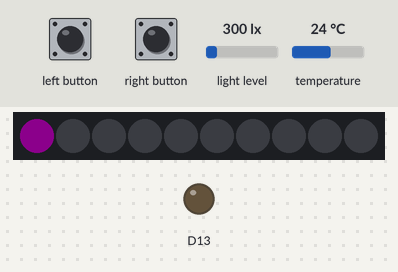
A sketch run on a simulated Adafruit Circuit Playground Express. On the bench: 10 RGB LEDs in strip order, left to right, output pins drawn as LEDs (lit = HIGH). The inputs (shaded band) are chosen by the test bench; at power-on: temperature 24 °C, light level 300 lx. Dim RGB values are drawn brighter than linear.

Above: at 1.2 s.
1.3 s: temperature set to 12 °C
At 1.46 s:
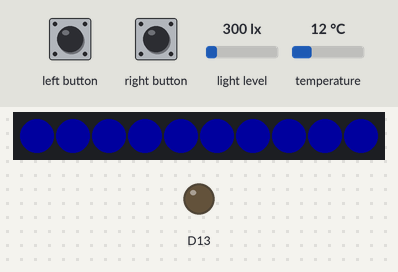
3.1 s: temperature set to 19 °C
At 4.4 s:
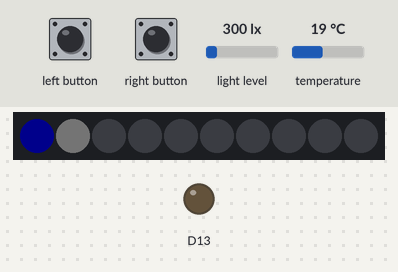
6.1 s: left button pressed for 0.15 s
At 7.1 s:
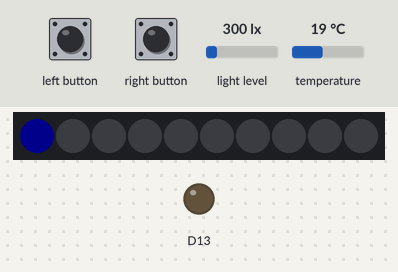
9.2 s: temperature set to 41 °C
At 9.38 s:
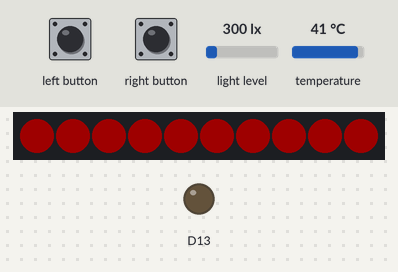
11.4 s: temperature set to 28 °C
At 11.9 s:
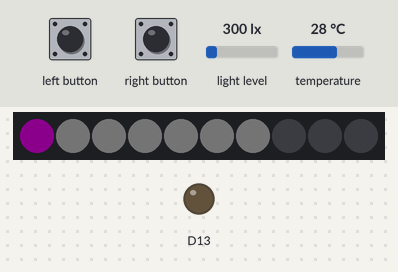
14.4 s: temperature set to 33 °C
At 15.1 s:
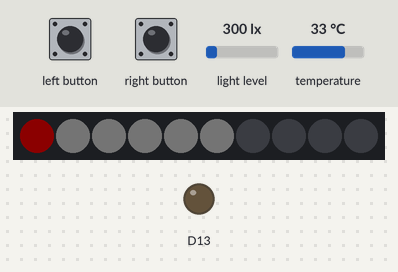
Timing chart, 0 to 17.4 s (numbered marks = the images above; inputs shaded):
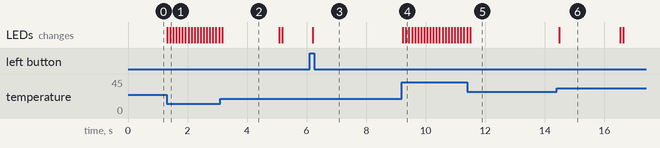

Measured:
- after the input at 1.3 s, the LEDs: first change at once (image 1 shows a later state)
- after the input at 3.1 s, the LEDs: change after 0.06 s (image 2)
- after the input at 6.1 s, the LEDs: change after 0.10 s (image 3)
- after the input at 11.4 s, the LEDs: change after 0.09 s (image 5)
- after the input at 14.4 s, the LEDs: change after 0.08 s (image 6)
- what the display in image 2 shows lasts 1.9 s, from 3.2 s to 5.1 s
- what the display in image 6 shows lasts 2.0 s, from 14.5 s to 16.5 s

The sketch:

PlaygroundTempSensor.ino
```cpp
#include <Adafruit_CircuitPlayground.h>

#define RAISE_LIGHT_BY 2
#define LOWER_LIGHT_BY 2
#define TRIGGER_LIGHT 120
#define TRIGGER_SOUND_HI 350
#define TRIGGER_SOUND_LO 320

const int brightness = 30;

uint8_t blinkoff=0;
int  tempAdjust = -5;  // calibrated based on my household thermostat
int delayCount = 0;
bool lastLeftBtn = false;
bool lastRightBtn = false;


void setup() {
  CircuitPlayground.begin();
  CircuitPlayground.setBrightness(brightness);
  CircuitPlayground.clearPixels();
  CircuitPlayground.redLED(false);

}

void loop() {

  float temp =  CircuitPlayground.temperatureF()  ;		// grab the temperature value from the temp sensor
  uint8_t leftBtn = CircuitPlayground.leftButton();		// adjust temp value by -1 degree
  uint8_t rightBtn = CircuitPlayground.rightButton();	// adjust temp value by +1 degree
  uint16_t soundValue = CircuitPlayground.soundSensor();
  uint16_t lightValue = CircuitPlayground.lightSensor(); // between 0 and 1023
  uint16_t red,green,blue;		// RGB value that indicates temperature range
  uint16_t ured,ugreen,ublue;   // actual RGB value that gets used
  bool     blink = false;		// start blinking the entire array of neoPixels
  uint16_t digitTemp = 0;
  uint16_t utemp;				// singles digit


  /*
  ** Adjust the sensor value up or down to help calibrate it
  */

  if ( leftBtn && !lastLeftBtn ) {
    tempAdjust--;
    delayCount=0;
  } else if ( rightBtn && !lastRightBtn) {
    tempAdjust++;
    delayCount=0;
  }
  temp += tempAdjust;

  //
  // check to see if a person wants to override the 10 second sleep mode
  //
  if ( delayCount > 5000) // if we are in low-power mode (ie - turn off all the neoPixels)
  {
      if ( lightValue> TRIGGER_LIGHT || soundValue>TRIGGER_SOUND_HI || soundValue < TRIGGER_SOUND_LO ) {
          delayCount = 0;  // this re-enables the temp lights again
      }
  }


  //
  // You can calibrate the temp reading by using either the LEFT button to decrease the value
  // or the RIGHT button to increase the value. Just look at an accurate temp gauge and
  // adjust yours to match it
  //
  lastLeftBtn = leftBtn;
  lastRightBtn = rightBtn;

  //
  // Each temp range has it's own color
  // < 60 is blinking blue - all lights blink
  // < 70 is solid blue
  // < 80 is purple
  // < 90 is red
  // > 89 is blinking red - all lights blink
  //
  if ( temp < 60.0 )
  {
    red = 0;  green = 0;  blue = 255;
    digitTemp = 9;   // turn on all neoPixels
    blink = true;
  }
  else if ( temp < 70.0 )
  {
     // 60's  60s = BLUE
     red = 0;   green = 0;  blue = 100;
     blink = false;
     blinkoff = false;
     utemp = (uint16_t) temp;
     digitTemp = utemp % 60;
  }
  else if ( temp < 80.0 )
  {
     // 70's  70s = PURPLE
     red = 100;  green = 0;  blue = 100;
     blink = false;
     blinkoff = false;
     utemp = (uint16_t) temp;
     digitTemp = utemp % 70;
  }
  else if ( temp < 90.0 )
  {
     // 80's  80s = RED
     red = 100;  green = 0; blue = 0;
     blink = false;
     blinkoff = false;
     utemp = (uint16_t) temp;
     digitTemp = utemp % 80;
  }
  else
  {
    blink = true;
    digitTemp = 9; // Turn on all the neoPixels
    red = 255;  green = 0; blue = 0;
  }

  if (  blink) blinkoff = ! blinkoff;
  if ( !blink) blinkoff = false;

  if ( blink && blinkoff )
  {
      red = 0; green = 0; blue = 0;
  }

  if ( delayCount < 5000 )
  {

      // it's ok to show the temp now - we show it for 5 seconds, then turn it off for 10 seconds to conserve power

      CircuitPlayground.clearPixels(); // erase all first

      if ( !  ( blink && blinkoff) ) // see if we are in blinking mode or normal mode
      {
          for ( uint16_t n = 0; n <= digitTemp ; n++)
          {
            // we light up the first neo-pixel to indicate the tens unit based on colors

            if ( n < 1 || blink ) {
              ured = red;  ublue = blue; ugreen = green;
            }
            else
            {
              // we light up the digit units by the number of neo-pixels lit up as white/gray (ie. not the color indicator)

              ured = 10;   ugreen = 10;   ublue = 10;
            }
            CircuitPlayground.setPixelColor( n, ured, ugreen, ublue);

          }
      }
  }
  else if ( delayCount == 5000 )
  {
     // clear the pixels once at 5000 milli seconds - to conserve power
     // leave lights off for 10 seconds and then turn them on again.
     // you can cancel the timeout by making a loud sound or by
	 // shining a light at the light sensor

     CircuitPlayground.clearPixels();
  }
  else if ( delayCount > 15000 )
  {
    delayCount = 0; // start showing the lights again - to show the temperature
  }

  delayCount += 100; // 100 milli second delay
  delay(100);

}
```
